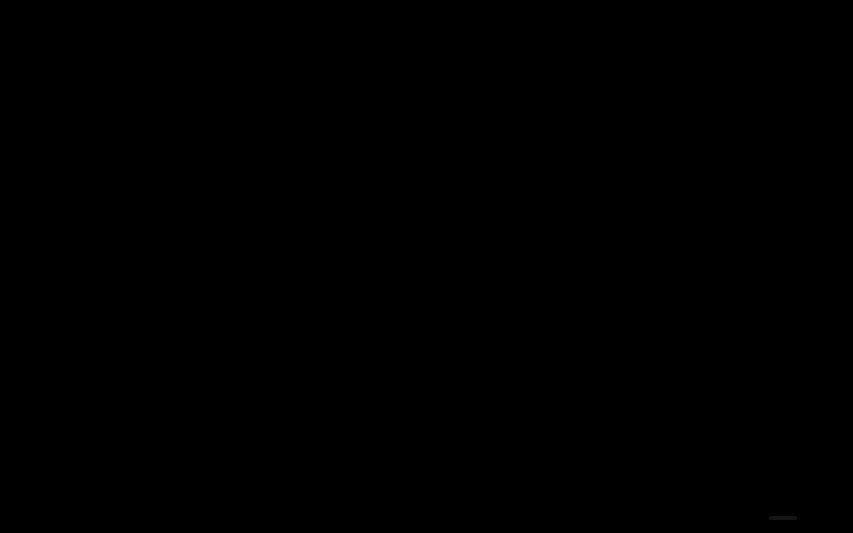
Frame 1 (no input)
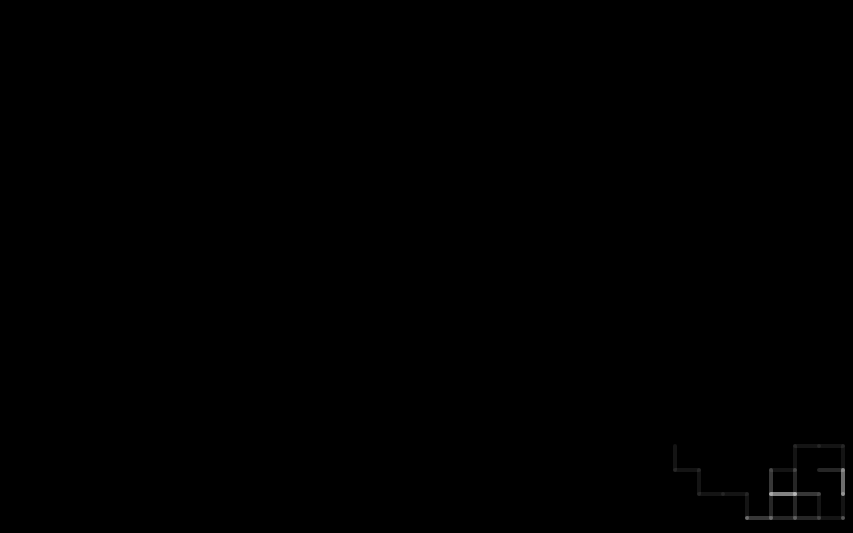
Frame 60 (no input)
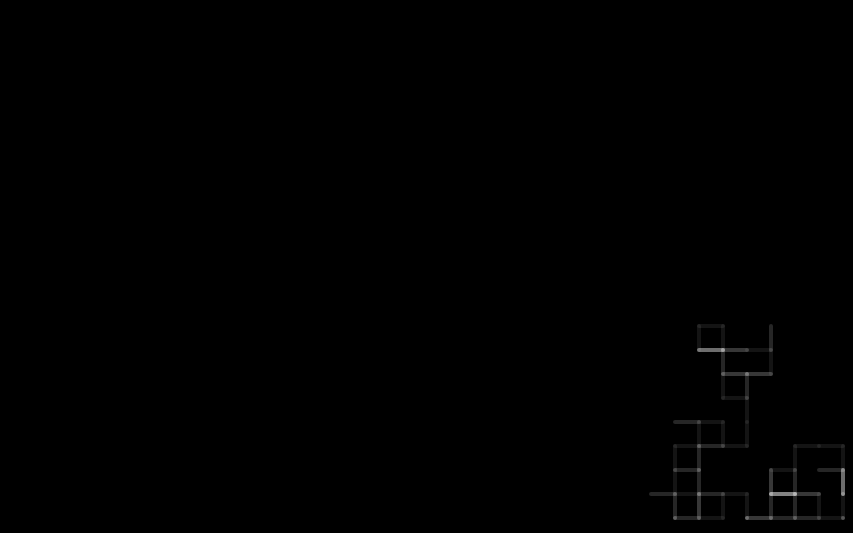
Frame 120 (the mouse pressed at the canvas centre since frame 60)

The p5.js sketch that drew these frames (run headless with seeded random() and noise() and a simulated clock; from frame 60 on, the mouse is pressed at the canvas centre):

// p5.js sketch
// ── sketch.js
// this is what I meant to do

var gridSteps = [];

var desktopWidth = 2560;
var desktopHeight = 1600;
var canvasScalingFactor = 3;

var gridSize = 24;
var lifetime = 1000;

var previousCoords = {};
var nextCoords = {};


function coinFlip() {
  return Math.floor(Math.random() * 2);
}

function getRandomIntInclusive(min, max) {
  return Math.floor(Math.random() * (max - min + 1)) + min;
}

function updateNextCoords() {
  previousCoords.x = nextCoords.x;
  previousCoords.y = nextCoords.y;
  
  var direction = (coinFlip()) ? 1 : -1;  

  if (coinFlip()) {
    nextCoords.x = nextCoords.x + (gridSize * direction);
  } else {
    nextCoords.y = nextCoords.y + (gridSize * direction);
  }

  if (nextCoords.x < 0) {
    nextCoords.x = nextCoords.x + gridSize;
  } else if (nextCoords.x > width) {
    nextCoords.x = nextCoords.x - gridSize;
  }
  
  if (nextCoords.y < 0) {
    nextCoords.y = nextCoords.y + gridSize;
  } else if (nextCoords.y > height) {
    nextCoords.y = nextCoords.y - gridSize;
  }
  
}

function Step() {
  this.x1 = previousCoords.x;
  this.y1 = previousCoords.y;
  
  this.x2 = nextCoords.x;
  this.y2 = nextCoords.y;
  
  this.ticks = lifetime;
  
  this.draw = function() {
    line(this.x1, this.y1, this.x2, this.y2);
  };

  this.die = function() {
    var i = gridSteps.indexOf(this);
    gridSteps.splice(i, 1);
  }
  
  this.update = function() {
    if (this.ticks < 1) {
      this.die();
    } else {
      this.ticks--;
    }
  };
}


function setup() {
  createCanvas(desktopWidth / canvasScalingFactor, desktopHeight / canvasScalingFactor);
  
  background(0,0,0);
  noFill();
  stroke(255, 255, 255, 20);
  strokeWeight(4);
  
  previousCoords.x = getRandomIntInclusive(0, width);
  previousCoords.y = getRandomIntInclusive(0, height);

  nextCoords.x = previousCoords.x + gridSize;
  nextCoords.y = previousCoords.y;

  gridSteps.push(new Step());
}

function draw() {
  background(0,0,0);
  
  for (var i = 0; i < gridSteps.length; i++) {
    gridSteps[i].draw();
    gridSteps[i].update();
  }

  updateNextCoords(true);  
  
  gridSteps.push(new Step());
}
